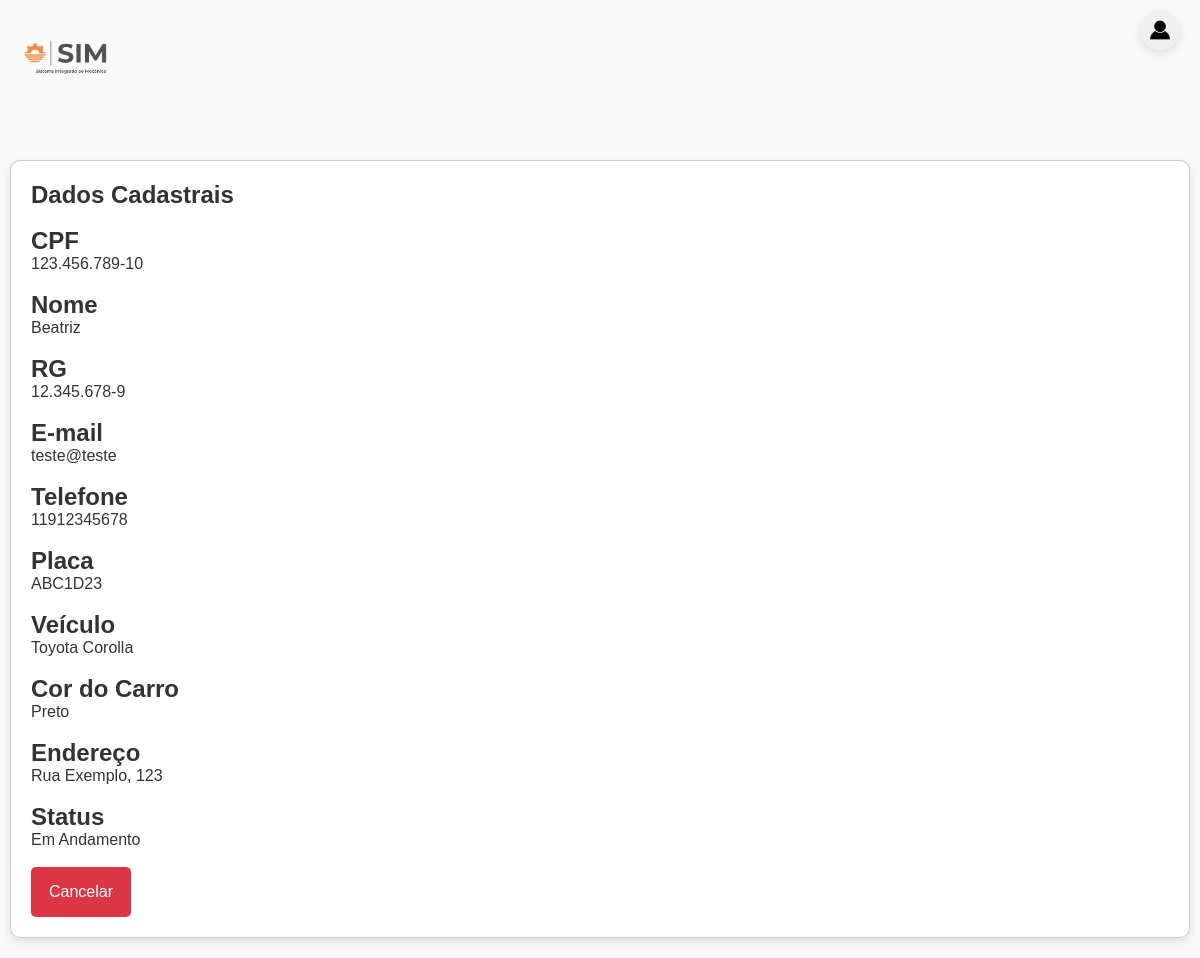
The app's page /Visualizar.php?idPf=10 (signed in), older data.
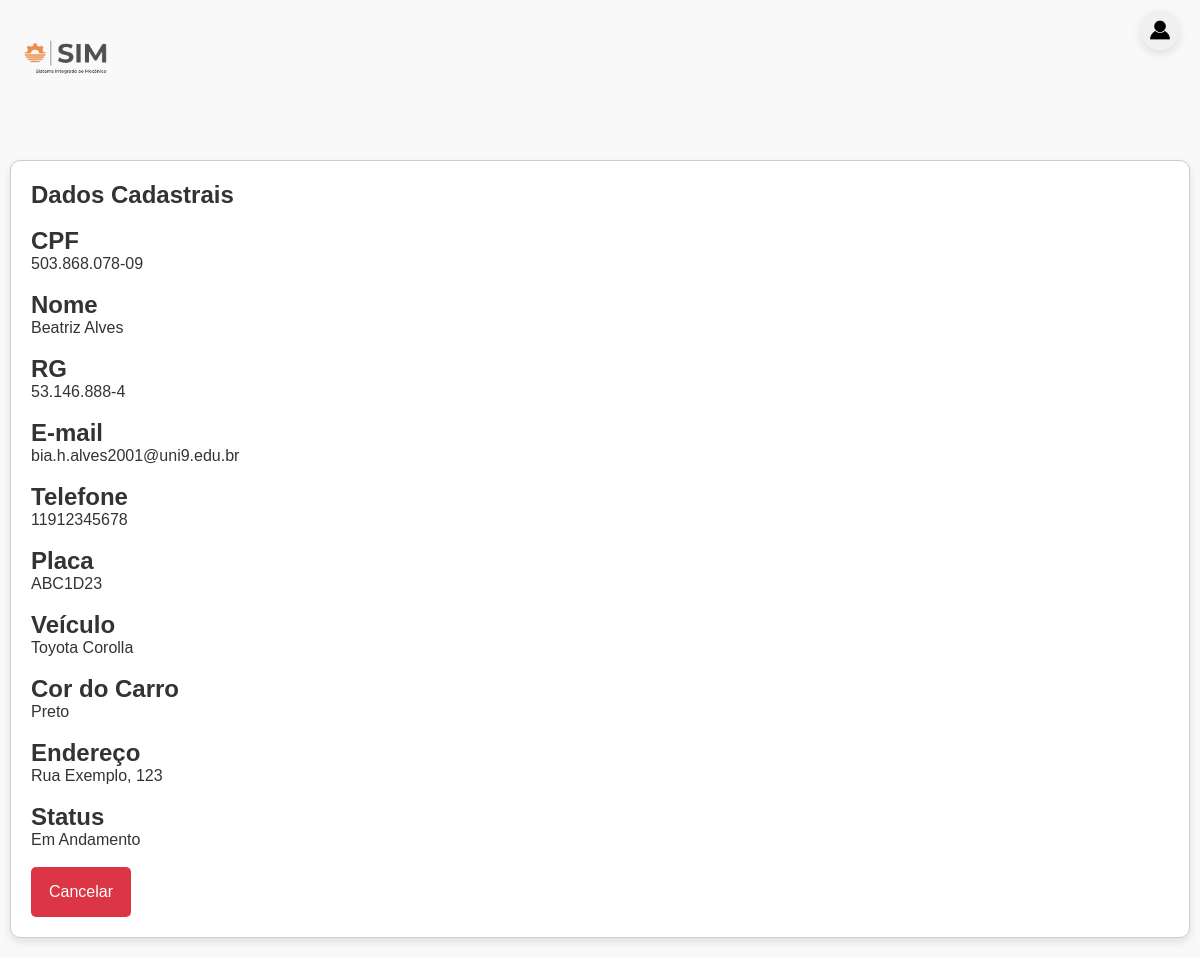
The same page, newer data.
### tables this page shows
CREATE TABLE `tb_pf` (
  `idPf` int(11) NOT NULL COMMENT 'PK do pf',
  `cpf` char(14) NOT NULL COMMENT 'CPF do cliente PF',
  `nome` varchar(100) NOT NULL COMMENT 'Nome do cliente PF',
  `rg` char(12) NOT NULL COMMENT 'RG do cliente PF',
  `nascimento` date NOT NULL COMMENT 'Data de nascimento do cliente PF',
  `email` varchar(50) NOT NULL COMMENT 'Email do cliente PF',
  `celular` char(14) NOT NULL COMMENT 'Número de celular do cliente PF',
  `idVeiculo` int(11) NOT NULL COMMENT 'FK do veiculo',
  `placa` char(7) NOT NULL COMMENT 'Placa do carro do cliente PF',
  `corCarro` varchar(20) NOT NULL COMMENT 'Cor do carro do cliente PF',
  `endereco` varchar(150) NOT NULL COMMENT 'Endereço do cliente PF'
);

CREATE TABLE `tb_veiculo` (
  `idVeiculo` int(11) NOT NULL COMMENT 'PK do Veículo',
  `marca` varchar(20) NOT NULL COMMENT 'Marca do veículo',
  `modelo` varchar(20) NOT NULL COMMENT 'Modelo do veículo'
);

### Visualizar.php (the view, shortened to what this page needs)
<?php
require_once("conexaobd.php");
?>
<?php
$idPf = $_GET ['idPf'];
$ClientePF = "select * from tb_pf inner join tb_veiculo on tb_pf.idVeiculo = tb_veiculo.idVeiculo where tb_pf.idPf = $idPf";
$rs_PF = mysqli_query($conn_bd_sim, $ClientePF) or die($mysqli_error($conn_bd_sim));
$row_rs_PF = mysqli_fetch_assoc($rs_PF);
?>
<!DOCTYPE html>
<html lang="pt-br">
<head>
    <link rel="stylesheet" href="formularioCAD.css">
</head>
<body>
    <header>
        <div class="logo">
            <img src="imagens/logo1.png" alt="Logo">
        </div>
        <div class="user-button">
            <img src="imagens/usuario.png" alt="Usuário">
    </header>
    <section class="form-section-cpf">
    <h2>Dados Cadastrais</h2></br>
            <div class="form-group-cpf">
               <h1>CPF</h1>
                <p> <?php echo($row_rs_PF['cpf']);?> </p>
            </div>
            <br>
            <div class="form-group-cpf">
            <h1>Nome</h1>
            <p> <?php echo($row_rs_PF['nome']);?> </p>
            </div>
            <br>
            <div class="form-group-cpf">
            <h1>RG</h1>
            <p> <?php echo($row_rs_PF['rg']);?> </p>
            </div>
            <br>
            <div class="form-group-cpf">
            <h1>E-mail</h1>
            <p> <?php echo($row_rs_PF['email']);?> </p>
            </div>
            <br>
            <div class="form-group-cpf">
            <h1>Telefone</h1>
            <p> <?php echo($row_rs_PF['celular']);?> </p>
            </div>
            <br>
            <div class="form-group-cpf">
            <h1>Placa</h1>
            <p> <?php echo($row_rs_PF['placa']);?> </p>
            </div>
            <br>
            <div class="form-group-cpf">
            <h1>Veículo</h1>
            <p> <?php echo($row_rs_PF['marca']." ".$row_rs_PF['modelo']); ?></p>
            </div>
            <br>
            <div class="form-group-cpf">
            <h1>Cor do Carro</h1>
            <p> <?php echo($row_rs_PF['corCarro']);?> </p>
            </div>
            <br>
            <div class="form-group-cpf">
            <h1>Endereço</h1>
            <p> <?php echo($row_rs_PF['endereco']);?> </p>
            </div>
            <br>
            <div class="form-group-cpf">
            <h1>Status</h1>
            <p> Em Andamento </p>
            </div>
            <br>
            <input type="reset" value="Cancelar" onclick="window.location.href='ListaCadastro.php'">
    </section>
</body>
</html>

### formularioCAD.css (style rules this page uses)
* { margin: 0; padding: 0; box-sizing: border-box; }
body { font-family: Arial, sans-serif; background-color: #f9f9f9; color: #333; }
header { position: relative; background-color: #f9f9f9; color: rgb(0, 0, 0); padding: 20px; display: flex; align-items: center; justify-content: space-between; flex-wrap: wrap; }
header .logo { display: flex; align-items: center; flex-wrap: wrap; }
header .logo img { height: 70px; margin-right: 20px; }
header .user-button { position: fixed; top: 10px; right: 20px; background-color: #f0f0f0; border-radius: 50%; padding: 5px; box-shadow: 0 4px 8px rgba(0, 0, 0, 0.1); cursor: pointer; display: flex; align-items: center; justify-content: center; transition: background-color 0.3s ease; width: 40px; height: 40px; }
header .user-button img { width: 20px; height: 20px; }
.form-section-cpf { max-width: auto; margin: 20px auto; padding: 20px; background-color: #fff; border: 1px solid #ccc; border-radius: 10px; box-shadow: 0 4px 8px rgba(0, 0, 0, 0.1); margin-top: 50px; margin-left: 10px; margin-right: 10px; }
.form-group-cpf { display: flex; flex-direction: column; color: #333; }
input[type="reset"] { background-color: #dc3545; color: white; border: none; padding: 5px; width: 100px; height: 50px; font-size: 16px; cursor: pointer; border-radius: 5px; transition: background-color 0.3s; }

Row changes from the older to the newer data that the page shows:
changed tb_pf "ABC1D23": cpf "123.456.789-10" → "503.868.078-09"; nome "Beatriz" → "Beatriz Alves"; rg "12.345.678-9" → "53.146.888-4"; email "teste@teste" → "bia.h.alves2001@uni9.edu.br"
